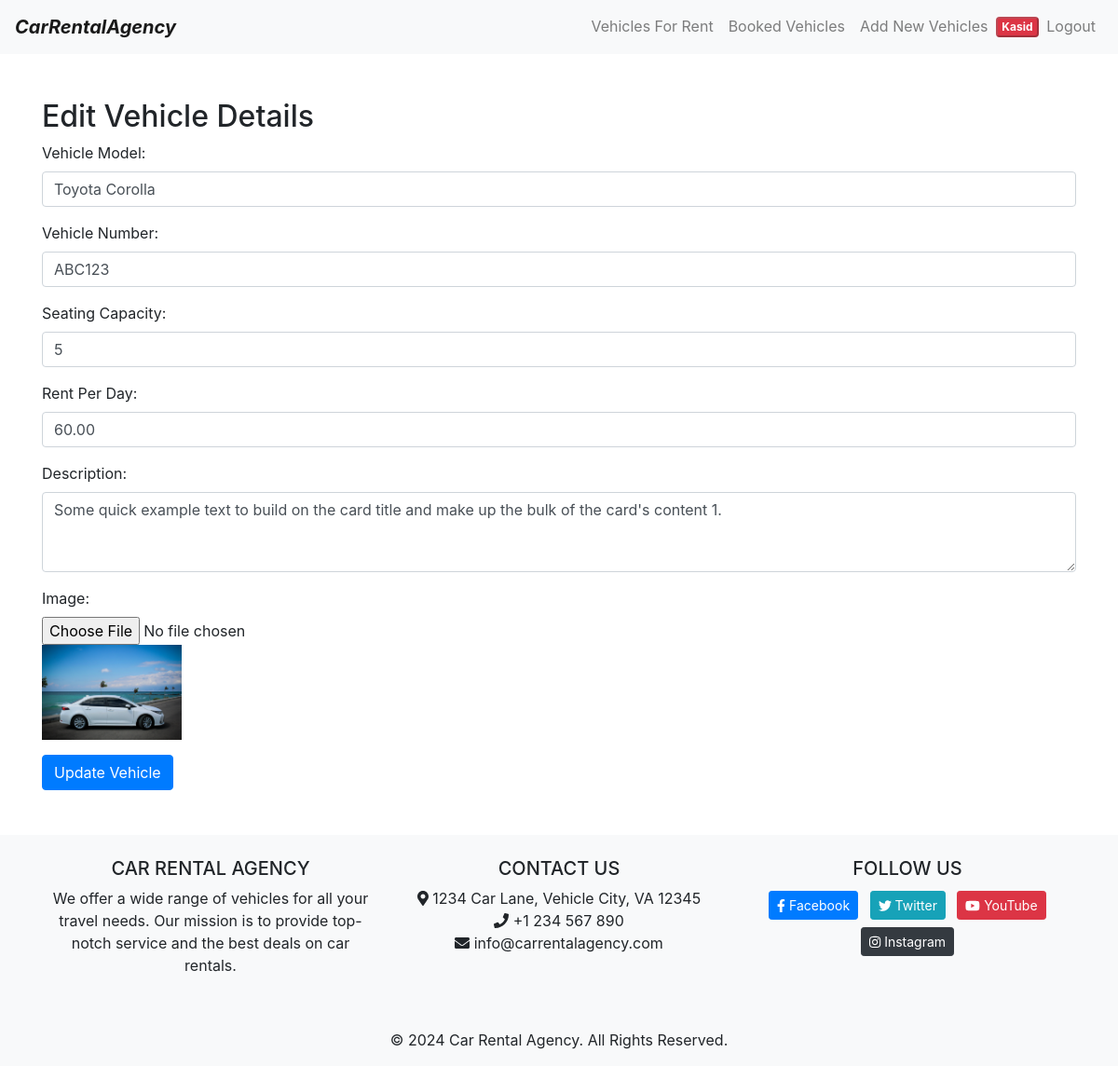
/agency/layouts/edit_vehicle.php?id=1 (signed in), run on the app's committed database.
### tables this page shows
CREATE TABLE IF NOT EXISTS `vehicles` (
  `VehicleID` int(11) NOT NULL AUTO_INCREMENT,
  `VehicleModel` varchar(255) NOT NULL,
  `VehicleNumber` varchar(20) NOT NULL,
  `SeatingCapacity` int(11) NOT NULL,
  `RentPerDay` double(10,2) NOT NULL,
  `images` longblob NOT NULL,
  `book` tinyint(1) NOT NULL,
  `descr` varchar(200) NOT NULL,
  `agency` int(11) NOT NULL,
  PRIMARY KEY (`VehicleID`),
  UNIQUE KEY `VehicleNumber` (`VehicleNumber`)
);

### agency/layouts/edit_vehicle.php (the view, shortened to what this page needs)
<?php
require_once('../../includes/db.php');
$vehicleId = intval($_GET['id']);
$query = "SELECT * FROM vehicles WHERE VehicleID = $vehicleId";
$result = mysqli_query($conn, $query);
$vehicle = mysqli_fetch_assoc($result);
?>
<!DOCTYPE html>
<html lang="en">
<head>
    <link href="css/style.css" rel="stylesheet">
    <link href="css/bootstrap.min.css" rel="stylesheet">
</head>
<body>
<?php include 'Nav-bar.php'; ?>
<div class="container mt-5">
    <h2>Edit Vehicle Details</h2>
    <form action="../config/update_cars.php" method="post" enctype="multipart/form-data">
        <div class="form-group">
            <label for="VehicleModel">Vehicle Model:</label>
            <input type="text" class="form-control" id="VehicleModel" name="VehicleModel" value="<?php echo htmlspecialchars($vehicle['VehicleModel']); ?>" required>
        </div>
        <div class="form-group">
            <label for="VehicleNumber">Vehicle Number:</label>
            <input type="text" class="form-control" id="VehicleNumber" name="VehicleNumber" value="<?php echo htmlspecialchars($vehicle['VehicleNumber']); ?>" required>
        </div>
        <div class="form-group">
            <label for="SeatingCapacity">Seating Capacity:</label>
            <input type="number" class="form-control" id="SeatingCapacity" name="SeatingCapacity" value="<?php echo htmlspecialchars($vehicle['SeatingCapacity']); ?>" required>
        </div>
        <div class="form-group">
            <label for="RentPerDay">Rent Per Day:</label>
            <input type="number" step="0.01" class="form-control" id="RentPerDay" name="RentPerDay" value="<?php echo htmlspecialchars($vehicle['RentPerDay']); ?>" required>
        </div>
        <div class="form-group">
            <label for="descr">Description:</label>
            <textarea class="form-control" id="descr" name="descr" rows="3" required><?php echo htmlspecialchars($vehicle['descr']); ?></textarea>
        </div>
        <div class="form-group">
            <label for="images">Image:</label>
            <input type="file" class="form-control-file" id="images" name="images">
            <img src="image/<?php echo $vehicle['images']; ?>" alt="Current Image" width="150">
        </div>
        <button type="submit" class="btn btn-primary">Update Vehicle</button>
    </form>
</div>
<?php include 'footer.php'; ?>
</body>
</html>

### data on the page
vehicles: VehicleModel "Toyota Corolla", VehicleNumber "ABC123", SeatingCapacity "5", RentPerDay "60.00", descr "Some quick example text to build on the card title and make up the bulk of the card's content 1.", images (picture)

### other printed values
$_SESSION['agency_name'] "Kasid"
